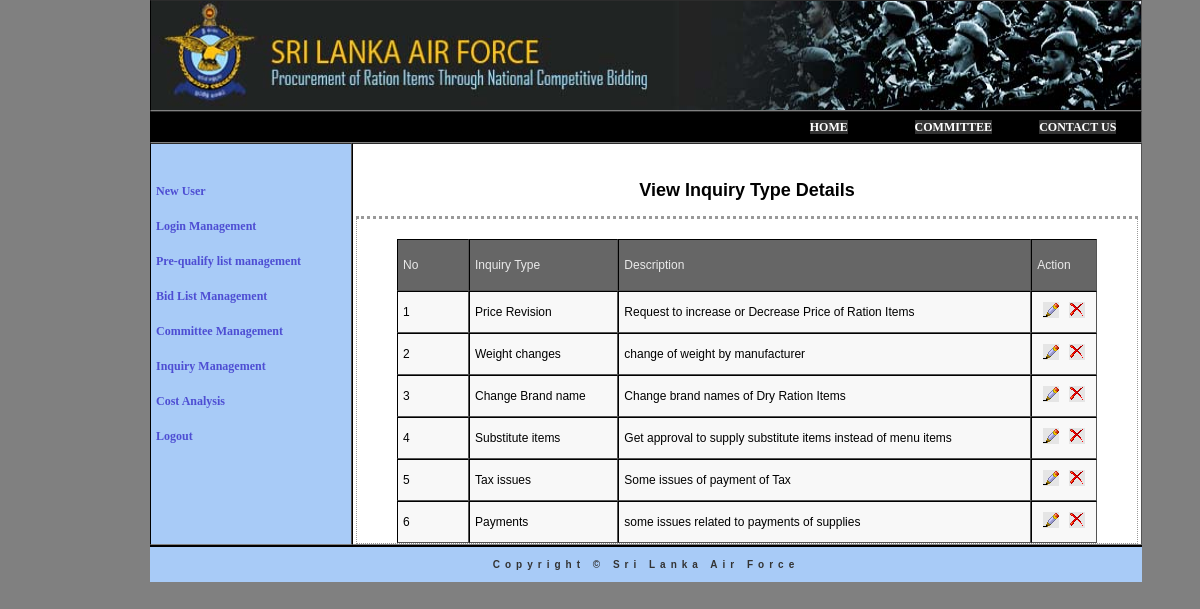
Screenshot of /admin/staffOfficer/inqTypeView.php (signed in) with the database file from the repository.
### tables this page shows
CREATE TABLE IF NOT EXISTS `inquiry_type` (
  `inqTypeID` int(2) NOT NULL AUTO_INCREMENT,
  `inqName` varchar(50) NOT NULL,
  `inqDesc` varchar(150) NOT NULL,
  PRIMARY KEY (`inqTypeID`)
);

### admin/staffOfficer/inqTypeView.php (the view, shortened to what this page needs)
<!DOCTYPE html PUBLIC "-//W3C//DTD XHTML 1.0 Transitional//EN" "http://www.w3.org/TR/xhtml1/DTD/xhtml1-transitional.dtd">
<html xmlns="http://www.w3.org/1999/xhtml">
<head>
<link href="../../include/MyStyle.css" rel="stylesheet" type="text/css" media="all" />
<link href="../../SpryAssets/SpryMenuBarHorizontal.css" rel="stylesheet" type="text/css" />
<link href="../../SpryAssets/SpryMenuBarVertical.css" rel="stylesheet" type="text/css" />
</head>
<body>
<table width="990" border="1" cellspacing="0" cellpadding="0" class="maintable" bgcolor="#A8CBF7">
  <tr>
      	<td  colspan="3"  height="109" bgcolor="#000000"><img src="../../images/new.jpg" width="990" height="109"></td>
  </tr>
  <tr>
    	<td  colspan="3" height="30" align="center"  bgcolor="#000000">
			<?php
			include("../../include_Mainmenu.php");
			?>
		</td>
  </tr>
  <tr>
   		 <td width="200" valign="top">
			<?php
			include("includeOfficerSubmenu.php");
			?>
		</td>
   		 <td width="790" valign="top" align="center" bgcolor="#FFFFFF"><h2><br/>View Inquiry Type Details</h2>
<form id="form1" name="form1" method="POST" action="<?php echo $_SERVER['PHP_SELF'];?>">
        	<?php
			include("../../Include_Connection.php");
	 		$sql = "SELECT * FROM 	inquiry_Type";
	 		$result = mysql_query($sql, $conn) or die(mysql_error());
 			?>
 <div class="container">
<table width="700" border="1" cellspacing="0" cellpadding="5" align="center" class="subtable">
  <tr align="center" class="subtableheading">
    	<td height="40" width="60">No</td>
    	<td>Inquiry Type</td>
    	<td>Description</td>
   		<td>Action</td>
  </tr>
 			<?php
 			$b=0;
			 while ($newArray = mysql_fetch_array($result))
			 {$b++;
			?>
 <tr class="tabletxt">
    	<td height="30"><?php echo $b; ?></td>
    	<td><?php echo $newArray['inqName']; ?></td>
    	<td><?php echo $newArray['inqDesc']; ?></td>
  	   	<td align="center">
    	<a href="inqTypeEdit.php?ID=<?php echo $newArray['inqTypeID']; ?>"><img src="../../images/b_edit.png" width="16" height="16" alt="EDIT" border="0" /></a>&nbsp;&nbsp;
   		 <a href="inqTypeDelete.php?ID=<?php echo $newArray['inqTypeID']; ?>"><img src="../../images/b_drop.png" width="16" height="16" alt="DELETE" border="0" /></a>
   		 </td>
   </tr>
			<?php
	 		}
 			?>
 </table>
 </div>
  </form>
    	</td>
    </tr>
  <tr>
    	<td colspan="3" align="center" class="copyr" height="35"> Copyright &copy; Sri Lanka Air Force</td>
  </tr>
</table>
</body>
</html>

### include/MyStyle.css (style rules this page uses)
body { font-family: Georgia, "Times New Roman", Times, serif; font-size: 12px; background-color:#808080 ; margin-top: 0px; margin-right: 0px; margin-bottom: 0px; margin-left: 150px; }
img { background-color: #E5E5E5; border:; }
.copyr { font-family: Verdana, Geneva, sans-serif; font-size: 10px; font-style: normal; font-weight: bold; font-variant: normal; color: #333; text-decoration: none; letter-spacing: 5px; border-top-width: 2px; border-right-width: 0px; border-bottom-width: 0px; border-left-width: 0px; border-top-color: #000; border-right-color: #000; border-bottom-color: #000; border-left-color: #000; }
.maintable { font-family: Verdana, Geneva, sans-serif; font-size: 12px; color: #000; margin: 0px; border-top-width: 0px; border-right-width: 0px; border-bottom-width: 0px; border-left-width: 0px; border-top-style: none; border-right-style: solid; border-bottom-style: none; border-left-style: solid; border-right-color: #000; border-left-color: #000; background-color: #A8CBF7; }
.subtable { font-family: Verdana, Geneva, sans-serif; font-size: 12px; background-color: #F8F8F8; border-top-color: #000; border-right-color: #000; border-bottom-color: #000; border-left-color: #000; border-top-width: 0px; border-right-width: 0px; border-bottom-width: 0px; border-left-width: 0px; }
.subtableheading { font-family: Verdana, Geneva, sans-serif; font-size: 12px; color: #EAEAEA; text-decoration: none; background-color: #666; text-align: left; height: auto; }
a { font-family: Georgia, "Times New Roman", Times, serif; font-size: 12px; font-weight: bold; color: #4E4ED3; text-decoration: none; }
.container { width: 780px; border-right-width: 1px; border-bottom-width: 1px; border-left-width: 1px; border-left-width: 1px; border-right-style: dotted; border-bottom-style: dotted; border-left-style: dotted; border-top-style: dotted; border-right-color: #999; border-bottom-color: #999; border-left-color: #999; border-top-color: #999; margin-top: auto; margin-right: auto; margin-bottom: auto; margin-left: auto; padding-top: 20px; }

### admin/staffOfficer/includeOfficerSubmenu.php (style rules this page uses)
body { behavior:url(file:///C|/Users/pc/cssHoverFix.htc); }

### rows the page displays
inquiry_type: inqName "Price Revision", inqDesc "Request to increase or Decrease Price of Ration Items"
inquiry_type: inqName "Weight changes", inqDesc "change of weight by manufacturer"
inquiry_type: inqName "Change Brand name", inqDesc "Change brand names of Dry Ration Items"
inquiry_type: inqName "Substitute items", inqDesc "Get approval to supply substitute items instead of menu items"
inquiry_type: inqName "Tax issues", inqDesc "Some issues of payment of Tax"
inquiry_type: inqName "Payments", inqDesc "some issues related to payments of supplies"
